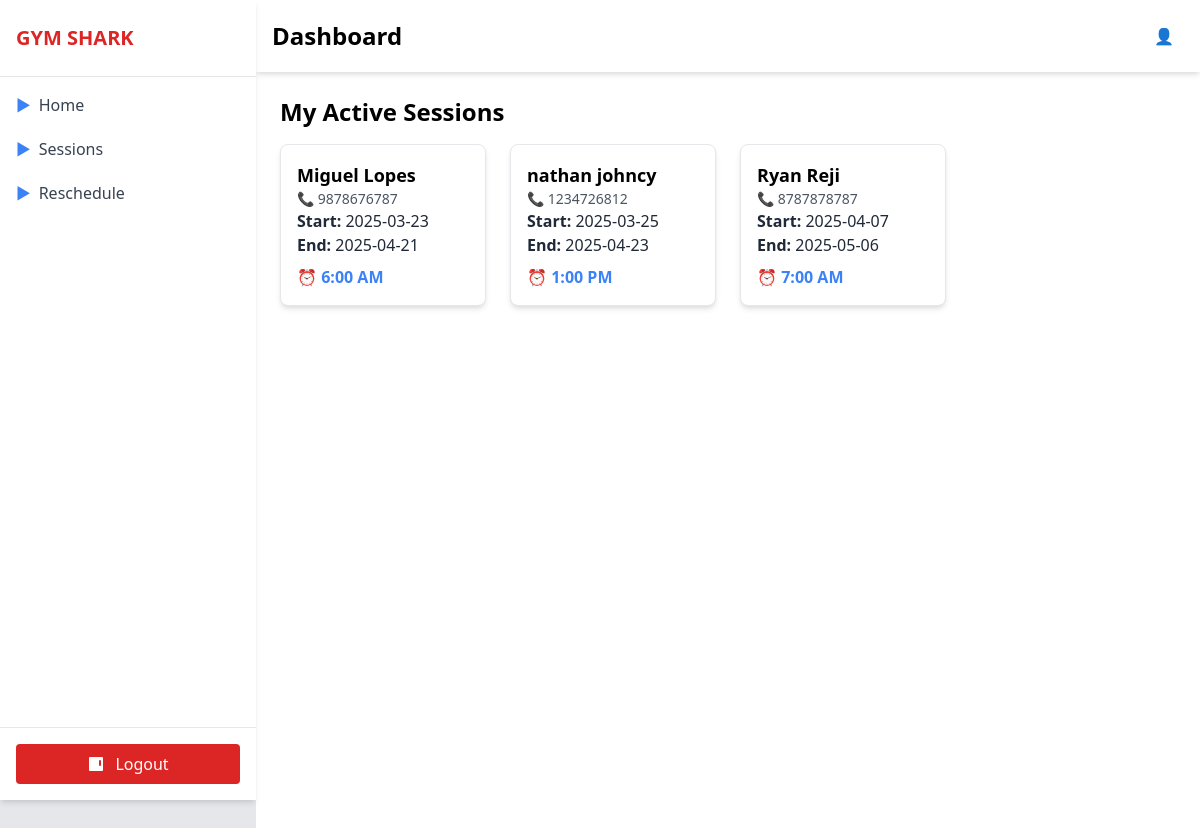
The app's page /trainer/sessions.php (signed in) with its own data.
### tables this page shows
CREATE TABLE `trainer_bookings` (
  `id` int(11) NOT NULL,
  `user_id` bigint(20) DEFAULT NULL,
  `trainer_id` int(11) DEFAULT NULL,
  `booking_start_date` date NOT NULL,
  `booking_end_date` date NOT NULL,
  `default_session_time` time NOT NULL,
  `status` enum('pending','confirmed','completed','cancelled') DEFAULT NULL,
  `total_cost` decimal(10,2) DEFAULT NULL,
  `payment_status` enum('pending','paid','failed') NOT NULL DEFAULT 'pending',
  `booking_status` enum('active','cancelled','completed') NOT NULL DEFAULT 'active',
  `razorpay_payment_id` varchar(255) DEFAULT NULL
);

CREATE TABLE `users` (
  `id` bigint(255) NOT NULL,
  `FirstName` varchar(255) DEFAULT NULL,
  `LastName` varchar(255) DEFAULT NULL,
  `number` varchar(15) DEFAULT NULL,
  `gender` enum('m','f','o') DEFAULT NULL,
  `email` varchar(50) DEFAULT NULL,
  `dob` date DEFAULT NULL,
  `username` varchar(20) DEFAULT NULL,
  `display_name` varchar(100) DEFAULT NULL,
  `password_hash` varchar(255) DEFAULT NULL,
  `reset_token_hash` varchar(255) DEFAULT NULL,
  `reset_token_expires_at` datetime DEFAULT NULL,
  `status` enum('active','inactive') DEFAULT NULL,
  `reg_no` varchar(20) DEFAULT NULL,
  `address` text DEFAULT NULL,
  `blood_type` varchar(10) DEFAULT NULL,
  `duration` int(11) DEFAULT NULL,
  `amount` decimal(10,2) DEFAULT NULL,
  `balance` decimal(10,2) DEFAULT NULL,
  `payment_mode` varchar(20) DEFAULT NULL,
  `profile_pic` varchar(255) DEFAULT NULL,
  `last_active` timestamp NOT NULL DEFAULT current_timestamp() ON UPDATE current_timestamp()
);

### trainer/sessions.php (the view, shortened to what this page needs)
<?php
require_once 'db_config.php';
$trainer_id = $_SESSION['trainer_id'];
$query = "SELECT u.id AS user_id, u.FirstName, u.LastName, u.number,
                 b.booking_start_date, b.booking_end_date, b.default_session_time
          FROM trainer_bookings b
          JOIN users u ON b.user_id = u.id
          WHERE b.trainer_id = ? AND b.booking_status = 'active'
          ORDER BY b.booking_start_date ASC";
$stmt = $conn->prepare($query);
$stmt->bind_param("i", $trainer_id);
$stmt->execute();
$result = $stmt->get_result();
?>
<!DOCTYPE html>
<html lang="en">
<head>
    <link href="https://cdn.jsdelivr.net/npm/tailwindcss@2.2.19/dist/tailwind.min.css" rel="stylesheet">
</head>
<body>
<?php include 'header.php'; ?>
<div class="flex">
    <div class="w-64 bg-gray-200 h-screen p-4">
        <?php include 'sidebar.php'; ?>
    </div>
    <div class="flex-1 p-6">
        <h2 class="text-2xl font-semibold mb-4">My Active Sessions</h2>
        <div class="grid grid-cols-1 sm:grid-cols-2 md:grid-cols-3 lg:grid-cols-4 gap-6">
            <?php while ($row = $result->fetch_assoc()) { ?>
                <div class="bg-white p-4 shadow-md rounded-lg border">
                    <h3 class="text-lg font-bold"><?php echo $row['FirstName'] . ' ' . $row['LastName']; ?></h3>
                    <p class="text-gray-600 text-sm">📞 <?php echo $row['number']; ?></p>
                    <p class="text-gray-800"><strong>Start:</strong> <?php echo date('Y-m-d', strtotime($row['booking_start_date'])); ?></p>
                    <p class="text-gray-800"><strong>End:</strong> <?php echo date('Y-m-d', strtotime($row['booking_end_date'])); ?></p>
                    <p class="text-blue-500 font-semibold mt-2">⏰ <?php echo date('g:i A', strtotime($row['default_session_time'])); ?></p>
                </div>
            <?php } ?>
        </div>
    </div>
</div>
</body>
</html>

### records on screen
trainer_bookings: user.FirstName "Miguel", user.LastName "Lopes", user.number "9878676787", booking_start_date "2025-03-23", booking_end_date "2025-04-21", default_session_time "6:00 AM"
trainer_bookings: user.FirstName "nathan", user.LastName "johncy", user.number "1234726812", booking_start_date "2025-03-25", booking_end_date "2025-04-23", default_session_time "1:00 PM"
trainer_bookings: user.FirstName "Ryan", user.LastName "Reji", user.number "8787878787", booking_start_date "2025-04-07", booking_end_date "2025-05-06", default_session_time "7:00 AM"
